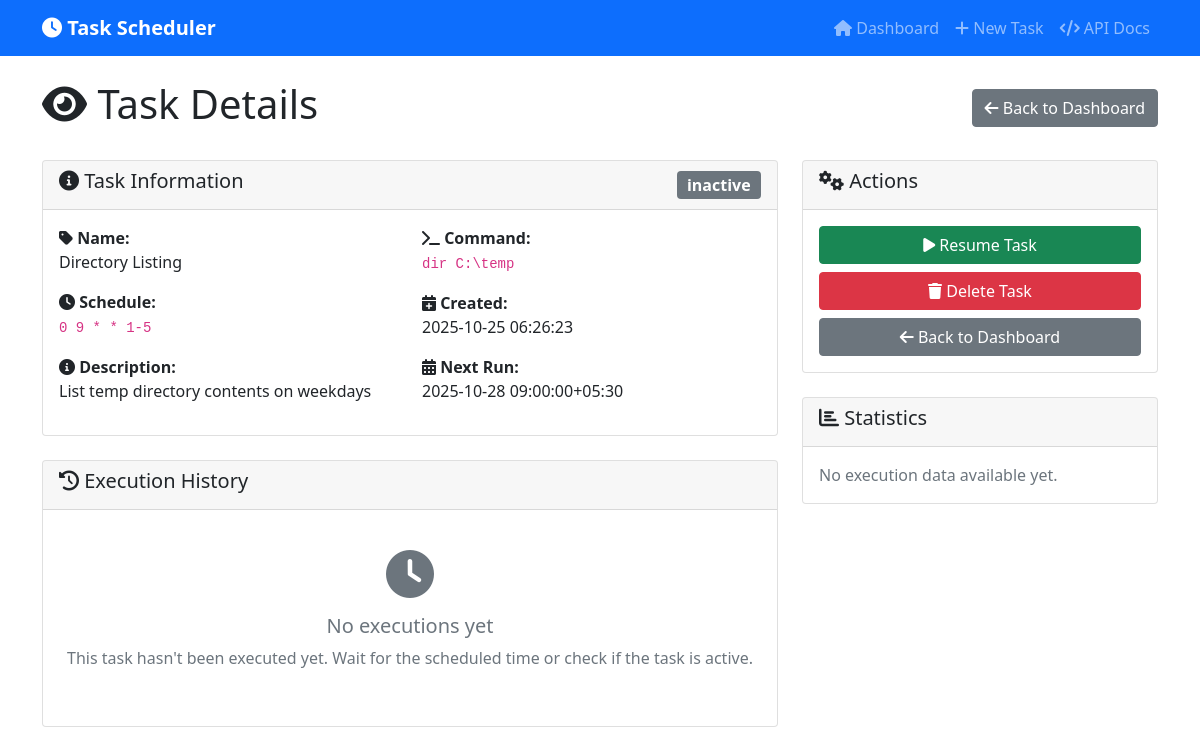
The page /tasks/6/view on the database its author committed.
### tables this page shows
CREATE TABLE tasks (
            id INTEGER PRIMARY KEY AUTOINCREMENT,
            task_name TEXT NOT NULL,
            command TEXT NOT NULL,
            schedule TEXT NOT NULL,
            description TEXT,
            status TEXT DEFAULT 'active',
            created_at TIMESTAMP DEFAULT CURRENT_TIMESTAMP,
            last_run TIMESTAMP,
            next_run TIMESTAMP
        );

### main.py (the view)
@app.get("/tasks/{task_id}/view", response_class=HTMLResponse)
async def view_task_page(request: Request, task_id: int):
    task = scheduler.get_task(task_id)
    if not task:
        raise HTTPException(status_code=404, detail="Task not found")
    history = scheduler.get_task_history(task_id)
    return templates.TemplateResponse("view_task.html", {
        "request": request,
        "task": task,
        "history": history
    })

### templates/view_task.html (shortened to what this page needs)
{% extends "base.html" %}
{% block content %}
<div class="d-flex justify-content-between align-items-center mb-4">
    <h1><i class="fas fa-eye"></i> Task Details</h1>
    <a href="/" class="btn btn-secondary">
        <i class="fas fa-arrow-left"></i> Back to Dashboard
    </a>
</div>
<div class="row">
    <div class="col-md-8">
        <div class="card mb-4">
            <div class="card-header d-flex justify-content-between align-items-center">
                <h5><i class="fas fa-info-circle"></i> Task Information</h5>
                <span class="badge {% if task.status == 'active' %}bg-success{% else %}bg-secondary{% endif %} fs-6">
                    {{ task.status }}
                </span>
            </div>
            <div class="card-body">
                <div class="row">
                    <div class="col-md-6">
                        <p><strong><i class="fas fa-tag"></i> Name:</strong><br>{{ task.task_name }}</p>
                        <p><strong><i class="fas fa-clock"></i> Schedule:</strong><br><code>{{ task.schedule }}</code></p>
                        {% if task.description %}
                        <p><strong><i class="fas fa-info-circle"></i> Description:</strong><br>{{ task.description }}</p>
                        {% endif %}
                    </div>
                    <div class="col-md-6">
                        <p><strong><i class="fas fa-terminal"></i> Command:</strong><br><code>{{ task.command }}</code></p>
                        {% if task.created_at %}
                        <p><strong><i class="fas fa-calendar-plus"></i> Created:</strong><br>{{ task.created_at }}</p>
                        {% endif %}
                        {% if task.next_run %}
                        <p><strong><i class="fas fa-calendar-alt"></i> Next Run:</strong><br>{{ task.next_run }}</p>
                        {% endif %}
                    </div>
                </div>
            </div>
        </div>
        <div class="card">
            <div class="card-header">
                <h5><i class="fas fa-history"></i> Execution History</h5>
            </div>
            <div class="card-body">
                {% if not history %}
                <div class="text-center py-4">
                    <i class="fas fa-clock fa-3x text-muted mb-3"></i>
                    <h5 class="text-muted">No executions yet</h5>
                    <p class="text-muted">This task hasn't been executed yet. Wait for the scheduled time or check if the task is active.</p>
                </div>
                {% endif %}
            </div>
        </div>
    </div>
    <div class="col-md-4">
        <div class="card mb-4">
            <div class="card-header">
                <h5><i class="fas fa-cogs"></i> Actions</h5>
            </div>
            <div class="card-body">
                <div class="d-grid gap-2">
                    <form method="post" action="/tasks/{{ task.id }}/toggle">
                        <button type="submit" class="btn {% if task.status == 'active' %}btn-warning{% else %}btn-success{% endif %} w-100">
                            <i class="fas fa-{% if task.status == 'active' %}pause{% else %}play{% endif %}"></i>
                            {% if task.status == 'active' %}Pause Task{% else %}Resume Task{% endif %}
                        </button>
                    </form>
                    <button type="button" class="btn btn-danger w-100"
                            onclick="confirmDelete({{ task.id }}, '{{ task.task_name }}')">
                        <i class="fas fa-trash"></i> Delete Task
                    </button>
                    <a href="/" class="btn btn-secondary w-100">
                        <i class="fas fa-arrow-left"></i> Back to Dashboard
                    </a>
                </div>
            </div>
        </div>
        <div class="card">
            <div class="card-header">
                <h5><i class="fas fa-chart-bar"></i> Statistics</h5>
            </div>
            <div class="card-body">
                {% if history %}
                {% set successful_runs = history|selectattr("status", "equalto", "success")|list|length %}
                {% set failed_runs = history|selectattr("status", "equalto", "failed")|list|length %}
                {% set total_runs = history|length %}
                <div class="mb-3">
                    <div class="d-flex justify-content-between">
                        <span>Total Executions:</span>
                        <strong>{{ total_runs }}</strong>
                    </div>
                </div>
                <div class="mb-3">
                    <div class="d-flex justify-content-between">
                        <span class="text-success">Successful:</span>
                        <strong class="text-success">{{ successful_runs }}</strong>
                    </div>
                </div>
                <div class="mb-3">
                    <div class="d-flex justify-content-between">
                        <span class="text-danger">Failed:</span>
                        <strong class="text-danger">{{ failed_runs }}</strong>
                    </div>
                </div>
                {% if total_runs > 0 %}
                <div class="mb-3">
                    <div class="d-flex justify-content-between">
                        <span>Success Rate:</span>
                        <strong>{{ "%.1f"|format((successful_runs / total_runs) * 100) }}%</strong>
                    </div>
                    <div class="progress mt-1">
                        <div class="progress-bar bg-success" style="width: {{ (successful_runs / total_runs) * 100 }}%"></div>
                    </div>
                </div>
                {% endif %}
                {% else %}
                <p class="text-muted mb-0">No execution data available yet.</p>
                {% endif %}
            </div>
        </div>
    </div>
</div>
{% endblock %}

### rows shown on the page
tasks: status "inactive", task_name "Directory Listing", schedule "0 9 * * 1-5", description "List temp directory contents on weekdays", command "dir C:\\temp", created_at "2025-10-25 06:26:23", next_run "2025-10-28 09:00:00+05:30"
